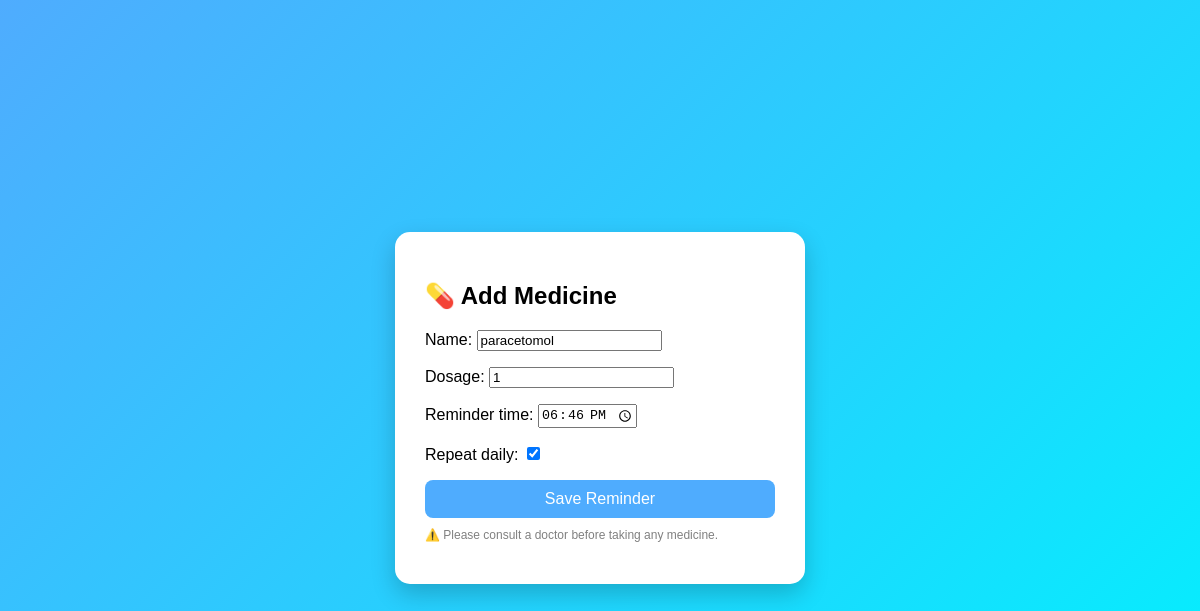
/edit/8/, run on the app's committed database.
### app1/models.py (models this page shows, shortened)
class Medicine(models.Model):
    name = models.CharField(max_length=100)
    dosage = models.CharField(max_length=50)
    reminder_time = models.TimeField()
    repeat_daily = models.BooleanField(default=True)
    created_at = models.DateTimeField(auto_now_add=True)

### app1/views.py (the view)
# urls.py: path('edit/<int:pk>/', views.edit_medicine, name='edit_medicine'),
def edit_medicine(request, pk):
    med = get_object_or_404(Medicine, pk=pk)
    form = MedicineForm(request.POST or None, instance=med)
    if form.is_valid():
        form.save()
        return redirect('medicine_list')
    return render(request, 'add_medicine.html', {'form': form})

### app1/forms.py
class MedicineForm(forms.ModelForm):
    class Meta:
        model = Medicine
        fields = ['name', 'dosage', 'reminder_time', 'repeat_daily']
        widgets = {
            'reminder_time': forms.TimeInput(attrs={'type': 'time'}),
        }

### templates/add_medicine.html (shortened to what this page needs)
<!DOCTYPE html>
<html>
<head>
</head>
<body>
<div class="card">
<h2>💊 Add Medicine</h2>
<form method="POST">
    {{ form.as_p }}
    <button type="submit">Save Reminder</button>
</form>
<p style="font-size:12px;color:gray;margin-top:10px;">
⚠️ Please consult a doctor before taking any medicine.
</p>
</div>
</body>
</html>

### templates/add_medicine.html (style rules this page uses)
body { font-family: Arial; background: linear-gradient(135deg,#4facfe,#00f2fe); display:flex; justify-content:center; align-items:center; height:100vh; }
.card { background:white; padding:30px; border-radius:15px; width:350px; box-shadow:0 10px 25px rgba(0,0,0,0.2); }
button { width:100%; padding:10px; background:#4facfe; border:none; color:white; font-size:16px; border-radius:8px; }

### data on the page
Medicine: name "paracetomol", dosage "1", reminder_time "18:46:00", repeat_daily "☑"
